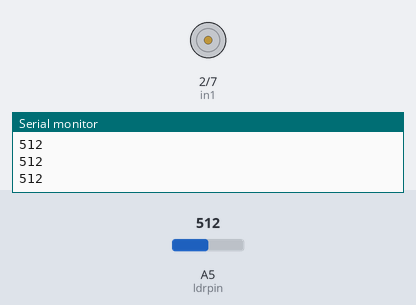
Bench run of a sketch on a simulated Arduino Uno, built with avr-gcc and run on an emulated ATmega328P. Shown: motor-driver pin pairs drawn as motors (green arrow = first pin HIGH = forward, orange = second pin HIGH = backward, longer = more drive, scaled by the enable pin), the last lines printed to the serial monitor. The test bench sets the inputs (shaded band); at power-on: A5 (ldrpin) = 512.

Above: at 1.3 s.
1.4 s: A5 (ldrpin) set to 587
2.9 s: A5 (ldrpin) set to 607
At 4.0 s:
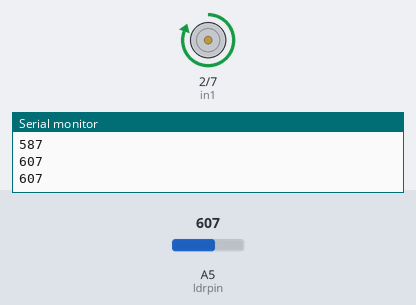
4.5 s: A5 (ldrpin) set to 306
At 5.1 s:
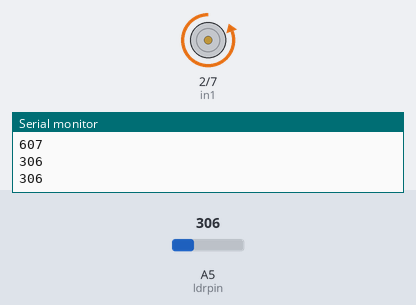
6.0 s: A5 (ldrpin) set to 483
7.5 s: A5 (ldrpin) set to 512
At 8.7 s:
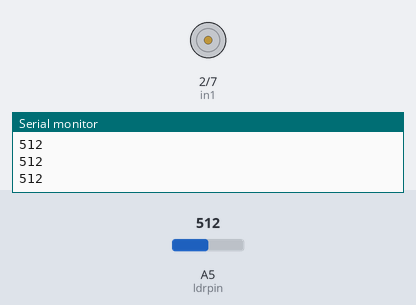
9.0 s: A5 (ldrpin) set to 716
At 9.9 s:
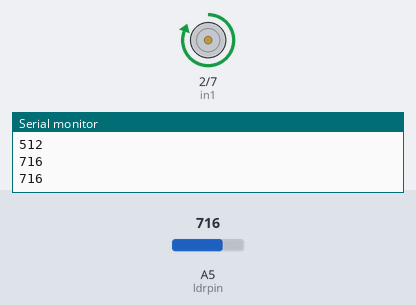
Timing chart, 0 to 11.5 s (numbered marks = the images above; inputs shaded):
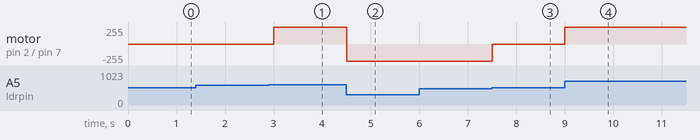

Measured:
- the behaviour switches between 599 and 600 on A5 (ldrpin) (found by bisection; images 0 and 1)
- the behaviour switches between 500 and 501 on A5 (ldrpin) (found by bisection; images 2 and 3)
- after the input at 2.9 s, motor on pin 2 (in1) / pin 7 (in2): stopped → forward 255/255 after 0.10 s
- after the input at 4.5 s, motor on pin 2 (in1) / pin 7 (in2): forward 255/255 → backward 255/255 at once
- after the input at 7.5 s, motor on pin 2 (in1) / pin 7 (in2): backward 255/255 → stopped at once
- after the input at 9.0 s, motor on pin 2 (in1) / pin 7 (in2): stopped → forward 255/255 at once

The sketch:

Light_Sensing_Motor_Demo.ino
```cpp
int in1=2;
int in2=7;
int en=4;
int ldrpin=A5;
int ldrval;
int close=600;
int open=500;

void setup()
{
  Serial.begin(9600);
  pinMode(in1,OUTPUT);
  pinMode(in2,OUTPUT);
  pinMode(en,OUTPUT);
  pinMode(ldrpin,INPUT);

}


void loop()
{
  ldrval=analogRead(ldrpin);
  Serial.println(ldrval);

  if(ldrval<=open){
    digitalWrite(in1,LOW);
    digitalWrite(in2,HIGH);
    analogWrite(en,255);
  }
  else if(ldrval>=close){
    digitalWrite(in1,HIGH);
    digitalWrite(in2,LOW);
    analogWrite(en,255);

  }
  else{
    digitalWrite(in1,LOW);
    digitalWrite(in2,LOW);
    analogWrite(en,0);

  }
  delay(500);


}
```
